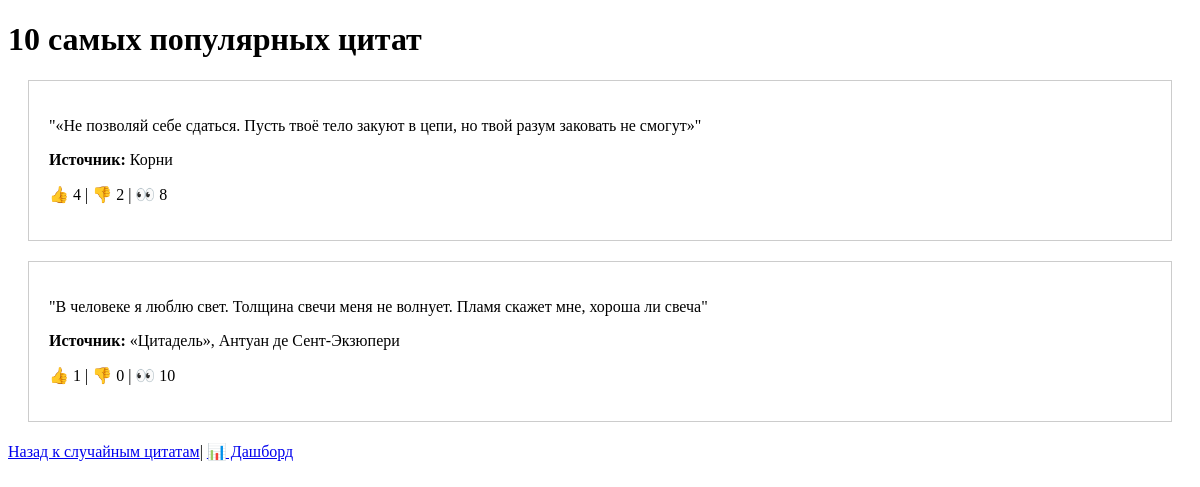
The app's page /popular/, older data.
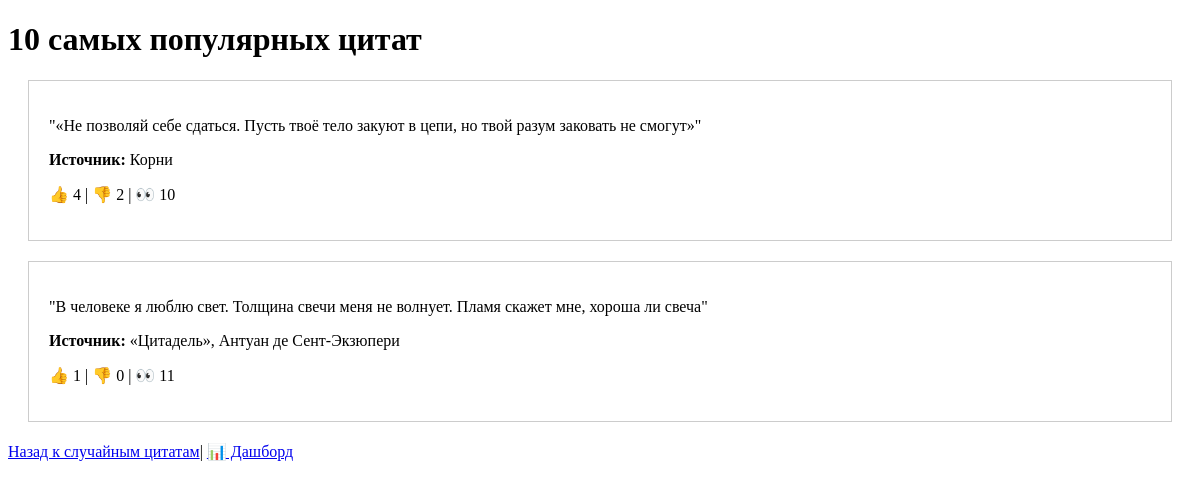
The same page, newer data.
### quotes/models.py (models this page shows, shortened)
class Quote(models.Model):
    text = models.TextField(unique=True)  # запрещает дубликаты
    source = models.ForeignKey(Source, on_delete=models.CASCADE)
    weight = models.IntegerField(default=1, validators=[MinValueValidator(1), MaxValueValidator(10)])  # вес цитаты
    views = models.IntegerField(default=0)   # счетчик просмотров
    likes = models.IntegerField(default=0)   # лайки
    dislikes = models.IntegerField(default=0) # дизлайки

class Source(models.Model):
    name = models.CharField(max_length=200, unique=True)
    type_choices = [
        ('movie', '🎬 Фильм'),
        ('series', '📺 Сериал'),
        ('book', '📚 Книга'),
        ('song', '🎵 Песня'),
        ('game', '🎮 Игра'),
        ('poem', '📝 Стихотворения'),
        ('speech', '🎤 Выступление'),
        ('social', '📱 Соцсети'),
        ('proverb', '💬 Пословица'),
        ('other', '❓ Другое'),
    ]
    type = models.CharField(max_length=10, choices=type_choices)

### quotes/views.py (the view)
# urls.py: path('popular/', views.popular_quotes, name='popular_quotes'),
def popular_quotes(request):
    quotes = Quote.objects.all().order_by('-likes')[:10]
    return render(request, 'popular_quotes.html', {'quotes': quotes})

### quotes/templates/popular_quotes.html (shortened to what this page needs)
<!DOCTYPE html>
<html>
<head>
</head>
<body>
    <h1>10 самых популярных цитат</h1>
    {% for quote in quotes %}
    <div style="border: 1px solid #ccc; padding: 20px; margin: 20px;">
        <p>"{{ quote.text }}"</p>
        <p><strong>Источник:</strong> {{ quote.source.name }}</p>
        <p>👍 {{ quote.likes }} | 👎 {{ quote.dislikes }} | 👀 {{ quote.views }}</p>
    </div>
    {% empty %}
    <p>Пока нет цитат.</p>
    {% endfor %}
    <a href="{% url 'random_quote' %}">Назад к случайным цитатам</a>|
    <a href="{% url 'dashboard' %}">📊 Дашборд</a>
</body>
</html>

Row changes from the older to the newer data that the page shows:
changed Quote "Корни": views "8" → "10"
changed Quote "«Цитадель», Антуан де Сент-Экзюпери": views "10" → "11"
